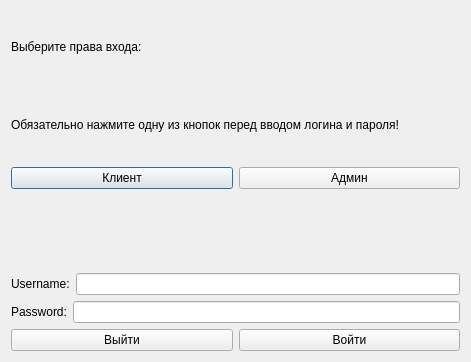
<?xml version="1.0" encoding="UTF-8"?>
<ui version="4.0">
 <class>AuthorizationWindow</class>
 <widget class="QDialog" name="AuthorizationWindow">
  <property name="geometry">
   <rect>
    <x>0</x>
    <y>0</y>
    <width>471</width>
    <height>362</height>
   </rect>
  </property>
  <property name="windowTitle">
   <string>Авторизация</string>
  </property>
  <layout class="QVBoxLayout" name="verticalLayout">
   <item>
    <widget class="QLabel" name="HeadingLabel">
     <property name="minimumSize">
      <size>
       <width>0</width>
       <height>0</height>
      </size>
     </property>
     <property name="maximumSize">
      <size>
       <width>16777215</width>
       <height>16777215</height>
      </size>
     </property>
     <property name="text">
      <string>Выберите права входа:</string>
     </property>
    </widget>
   </item>
   <item>
    <widget class="QLabel" name="DescriptionLabel">
     <property name="text">
      <string>Обязательно нажмите одну из кнопок перед вводом логина и пароля!</string>
     </property>
    </widget>
   </item>
   <item>
    <layout class="QHBoxLayout" name="horizontalLayout_6">
     <item>
      <widget class="QPushButton" name="ClientPushButton">
       <property name="minimumSize">
        <size>
         <width>0</width>
         <height>0</height>
        </size>
       </property>
       <property name="maximumSize">
        <size>
         <width>16777215</width>
         <height>16777215</height>
        </size>
       </property>
       <property name="text">
        <string>Клиент</string>
       </property>
      </widget>
     </item>
     <item>
      <widget class="QPushButton" name="AdminPushButton">
       <property name="minimumSize">
        <size>
         <width>0</width>
         <height>0</height>
        </size>
       </property>
       <property name="maximumSize">
        <size>
         <width>16777215</width>
         <height>16777215</height>
        </size>
       </property>
       <property name="text">
        <string>Админ</string>
       </property>
      </widget>
     </item>
    </layout>
   </item>
   <item>
    <widget class="QLabel" name="AuthorizationHeadingLabel">
     <property name="minimumSize">
      <size>
       <width>0</width>
       <height>0</height>
      </size>
     </property>
     <property name="maximumSize">
      <size>
       <width>16777215</width>
       <height>16777215</height>
      </size>
     </property>
     <property name="text">
      <string/>
     </property>
    </widget>
   </item>
   <item>
    <layout class="QHBoxLayout" name="horizontalLayout_8">
     <item>
      <widget class="QLabel" name="UsernameLabel">
       <property name="minimumSize">
        <size>
         <width>0</width>
         <height>0</height>
        </size>
       </property>
       <property name="maximumSize">
        <size>
         <width>16777215</width>
         <height>16777215</height>
        </size>
       </property>
       <property name="text">
        <string>Username:</string>
       </property>
      </widget>
     </item>
     <item>
      <widget class="QLineEdit" name="UsernameLineEdit">
       <property name="text">
        <string/>
       </property>
      </widget>
     </item>
    </layout>
   </item>
   <item>
    <layout class="QHBoxLayout" name="horizontalLayout_5">
     <item>
      <widget class="QLabel" name="PasswordLabel">
       <property name="minimumSize">
        <size>
         <width>0</width>
         <height>0</height>
        </size>
       </property>
       <property name="text">
        <string>Password:</string>
       </property>
      </widget>
     </item>
     <item>
      <widget class="QLineEdit" name="PasswordLineEdit">
       <property name="echoMode">
        <enum>QLineEdit::Password</enum>
       </property>
      </widget>
     </item>
    </layout>
   </item>
   <item>
    <layout class="QHBoxLayout" name="horizontalLayout_7">
     <item>
      <widget class="QPushButton" name="QuitPushButton">
       <property name="minimumSize">
        <size>
         <width>0</width>
         <height>0</height>
        </size>
       </property>
       <property name="maximumSize">
        <size>
         <width>16777215</width>
         <height>16777215</height>
        </size>
       </property>
       <property name="text">
        <string>Выйти</string>
       </property>
      </widget>
     </item>
     <item>
      <widget class="QPushButton" name="EnterPushButton">
       <property name="minimumSize">
        <size>
         <width>0</width>
         <height>0</height>
        </size>
       </property>
       <property name="maximumSize">
        <size>
         <width>16777215</width>
         <height>16777215</height>
        </size>
       </property>
       <property name="text">
        <string>Войти</string>
       </property>
      </widget>
     </item>
    </layout>
   </item>
  </layout>
 </widget>
 <resources/>
 <connections/>
</ui>
